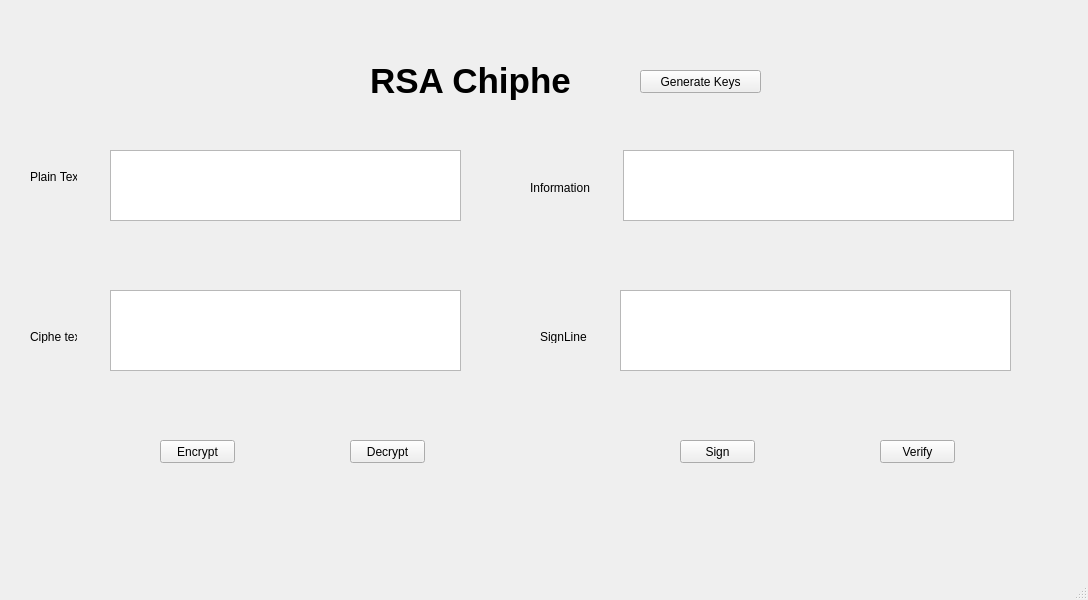
<?xml version="1.0" encoding="UTF-8"?>
<ui version="4.0">
 <class>MainWindow</class>
 <widget class="QMainWindow" name="MainWindow">
  <property name="geometry">
   <rect>
    <x>0</x>
    <y>0</y>
    <width>1088</width>
    <height>600</height>
   </rect>
  </property>
  <property name="windowTitle">
   <string>MainWindow</string>
  </property>
  <widget class="QWidget" name="centralwidget">
   <widget class="QPushButton" name="btn_encrypt">
    <property name="geometry">
     <rect>
      <x>160</x>
      <y>440</y>
      <width>75</width>
      <height>23</height>
     </rect>
    </property>
    <property name="text">
     <string>Encrypt</string>
    </property>
   </widget>
   <widget class="QPushButton" name="btn_decrypt">
    <property name="geometry">
     <rect>
      <x>350</x>
      <y>440</y>
      <width>75</width>
      <height>23</height>
     </rect>
    </property>
    <property name="text">
     <string>Decrypt</string>
    </property>
   </widget>
   <widget class="QPushButton" name="btn_gen_keys">
    <property name="geometry">
     <rect>
      <x>640</x>
      <y>70</y>
      <width>121</width>
      <height>23</height>
     </rect>
    </property>
    <property name="text">
     <string>Generate Keys</string>
    </property>
   </widget>
   <widget class="QLabel" name="label">
    <property name="geometry">
     <rect>
      <x>370</x>
      <y>40</y>
      <width>271</width>
      <height>81</height>
     </rect>
    </property>
    <property name="font">
     <font>
      <pointsize>26</pointsize>
      <weight>75</weight>
      <bold>true</bold>
     </font>
    </property>
    <property name="text">
     <string>RSA Chiphe</string>
    </property>
   </widget>
   <widget class="QPlainTextEdit" name="txt_plain">
    <property name="geometry">
     <rect>
      <x>110</x>
      <y>150</y>
      <width>351</width>
      <height>71</height>
     </rect>
    </property>
   </widget>
   <widget class="QPlainTextEdit" name="txt_cipher">
    <property name="geometry">
     <rect>
      <x>110</x>
      <y>290</y>
      <width>351</width>
      <height>81</height>
     </rect>
    </property>
   </widget>
   <widget class="QPlainTextEdit" name="plainTextEdit_3">
    <property name="geometry">
     <rect>
      <x>623</x>
      <y>150</y>
      <width>391</width>
      <height>71</height>
     </rect>
    </property>
   </widget>
   <widget class="QPlainTextEdit" name="plainTextEdit_4">
    <property name="geometry">
     <rect>
      <x>620</x>
      <y>290</y>
      <width>391</width>
      <height>81</height>
     </rect>
    </property>
   </widget>
   <widget class="QLabel" name="label_2">
    <property name="geometry">
     <rect>
      <x>30</x>
      <y>170</y>
      <width>47</width>
      <height>13</height>
     </rect>
    </property>
    <property name="text">
     <string>Plain Text</string>
    </property>
   </widget>
   <widget class="QLabel" name="label_3">
    <property name="geometry">
     <rect>
      <x>30</x>
      <y>330</y>
      <width>47</width>
      <height>13</height>
     </rect>
    </property>
    <property name="text">
     <string>Ciphe text</string>
    </property>
   </widget>
   <widget class="QLabel" name="label_4">
    <property name="geometry">
     <rect>
      <x>530</x>
      <y>180</y>
      <width>61</width>
      <height>16</height>
     </rect>
    </property>
    <property name="text">
     <string>Information</string>
    </property>
   </widget>
   <widget class="QLabel" name="label_5">
    <property name="geometry">
     <rect>
      <x>540</x>
      <y>330</y>
      <width>47</width>
      <height>13</height>
     </rect>
    </property>
    <property name="text">
     <string>SignLine</string>
    </property>
   </widget>
   <widget class="QPushButton" name="btn_sign">
    <property name="geometry">
     <rect>
      <x>680</x>
      <y>440</y>
      <width>75</width>
      <height>23</height>
     </rect>
    </property>
    <property name="text">
     <string>Sign</string>
    </property>
   </widget>
   <widget class="QPushButton" name="btn_verify">
    <property name="geometry">
     <rect>
      <x>880</x>
      <y>440</y>
      <width>75</width>
      <height>23</height>
     </rect>
    </property>
    <property name="text">
     <string>Verify</string>
    </property>
   </widget>
  </widget>
  <widget class="QMenuBar" name="menubar">
   <property name="geometry">
    <rect>
     <x>0</x>
     <y>0</y>
     <width>1088</width>
     <height>21</height>
    </rect>
   </property>
  </widget>
  <widget class="QStatusBar" name="statusbar"/>
 </widget>
 <resources/>
 <connections/>
</ui>
